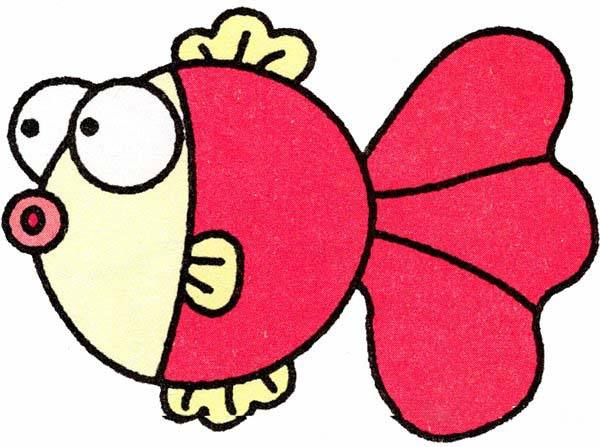
//> input picture code/assets/timg.jpg, 600 x 447 px
$ ./main ../assets/timg.jpg ../assets/in1.jpg out.png   (built with g++ and OpenCV 4)
//> lines starting //> are read from the running program, lines starting //| are printed output that depends on the picture
#include <opencv2/opencv.hpp>
#include <exception>
#include <queue>
#include <math.h>

using namespace cv;
using namespace std;
const double INFINIT = 10000000000;
int width;
int height;
struct Pos{
    int x;
    int y;
};
struct node{
    node* pre = nullptr;
    int flag = -1;
    char pixel = -1;
    int x;
    int y;
    double linkWeight = -1;
    double upWeight = -1;
    double downWeight = -1;
    double leftWeight = -1;
    double rightWeight = -1;
};
void growth(node* graph[], queue<Pos>* activeList, int* path);
void findValidNeigh(queue<Pos>* neighbor, Pos p);
double getWeight(Pos p, Pos next, node* graph[]);
void augmentation(Pos p, Pos next, queue<Pos>* orphanList, node* graph[]);
void clearQueue(queue<node*>* ptList);
void updateFlow(Pos p, Pos next, node* graph[], queue<node*>* ptList, queue<Pos>* orphanList, double min);
void adoption(queue<Pos>* orphanList, node* graph[], queue<Pos>* activeList);
void processP(Pos p, node* graph[], queue<Pos>* activeList, queue<Pos>* orphanList);
int main( int argc, char** argv )
{
    if(argc!=4){
        cout<<"Usage: ../seg input_image initialization_file output_mask"<<endl;
        return -1;
    }
    // Load the input image
    // the image should be a 3 channel image by default but we will double check that in teh seam_carving
    Mat in_image;
    in_image = imread(argv[1]/*, CV_LOAD_IMAGE_COLOR*/);
//> in_image is the input picture: 447 rows x 600 cols, CV_8UC3; mean B, G, R 153.3, 142.8, 221.1

    if(!in_image.data)
    {
        cout<<"Could not load input image!!!"<<endl;
        return -1;
    }

    if(in_image.channels()!=3){
        cout<<"Image does not have 3 channels!!! "<<in_image.depth()<<endl;
        return -1;
    }
    // the output image
    Mat out_image(in_image.rows, in_image.cols, CV_8UC1);
    //Mat out_image = in_image.clone();
    Mat temp_image = imread(argv[1],0);
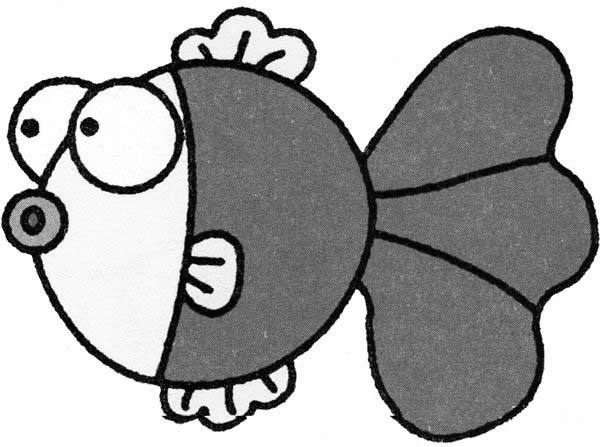
//> temp_image: 447 rows x 600 cols, CV_8UC1; min 0, max 255, mean 167.4

    ifstream f(argv[2]);
    if(!f){
        cout<<"Could not load initial mask file!!!"<<endl;
        return -1;
    }

    width = in_image.cols;
//> width = 600
    height = in_image.rows;
//> height = 447

    node** graph = new node*[height];
    for (int i = 0; i < height; i++) {
        graph[i] = new node[width];
        for (int j = 0; j < width; j++) {
            graph[i][j].pixel = temp_image.at<uchar>(i, j);
            graph[i][j].x = i;
            graph[i][j].y = j;
        }
    }

    queue<Pos> activeList;
    queue<Pos> orphanList;

    int n;
    f>>n;
//> n = 0

    for (int i = 0; i < n; i++) {
        int x, y, t;
        f >> x >> y >> t;
        if (x < 0 || x >= width || y < 0 || y >= height){
            cout << "I valid pixel mask!";
        }

        Pos p = {y, x};
        activeList.push(p);
        graph[y][x].linkWeight = INFINIT;
        graph[y][x].flag = t;
    }
//> this loop made 0 passes
//> after the loop, activeList = 0 items

    int path[4] = {0,0,0,0};

    while(true){

        growth(graph, &activeList, path);
        if(path[0] + path[1] + path[2] + path[3] != 0){
            augmentation(Pos{path[0], path[1]}, Pos{path[2], path[3]}, &orphanList, graph);
            adoption(&orphanList, graph, &activeList);
        } else{
            break;
        }

        path[0] = 0;
        path[1] = 0;
        path[2] = 0;
        path[3] = 0;
    }
//> after the loop, orphanList = 0 items

    for (int k = 0; k < height; k++) {
        for (int i = 0; i < width; i++) {
            if(graph[k][i].flag == 0){
                out_image.at<uchar>(k, i) = 0;
            } else{
                out_image.at<uchar>(k, i) = 255;
            }
        }
    }
//> out_image: 447 rows x 600 cols, CV_8UC1; every value is 255

    // write it on disk
    imwrite( argv[3], out_image);

    // also display them both

    namedWindow( "Original image", WINDOW_AUTOSIZE );
    namedWindow( "Show Marked Pixels", WINDOW_AUTOSIZE );
    imshow( "Original image", in_image );
    imshow( "Show Marked Pixels", out_image );
    waitKey(0);
    return 0;
}

void growth(node* graph[], queue<Pos>* activeList, int* path){

    while (!activeList->empty()){
        Pos p = activeList->front();

        if(graph[p.x][p.y].flag != -1){
            queue<Pos> neighborList;
            findValidNeigh(&neighborList, p);

            while(!neighborList.empty()){
                Pos next = neighborList.front();

                double gap = getWeight(p, next, graph);
                if(gap > 0){
                    if(graph[next.x][next.y].flag == -1){
                        graph[next.x][next.y].flag = graph[p.x][p.y].flag;
                        graph[next.x][next.y].linkWeight = gap;
                        graph[next.x][next.y].pre = &graph[p.x][p.y];
                        activeList->push(next);
                    }
                    if(graph[next.x][next.y].flag != -1 && graph[next.x][next.y].flag != graph[p.x][p.y].flag){
                        path[0] = p.x;
                        path[1] = p.y;
                        path[2] = next.x;
                        path[3] = next.y;
                        return;
                    }
                }
                neighborList.pop();
            }
        }

        activeList->pop();
    }

}

// [238 lines left out: functions findValidNeigh, getWeight, augmentation, clearQueue, updateFlow, adoption and 1 more, not called in this run]
